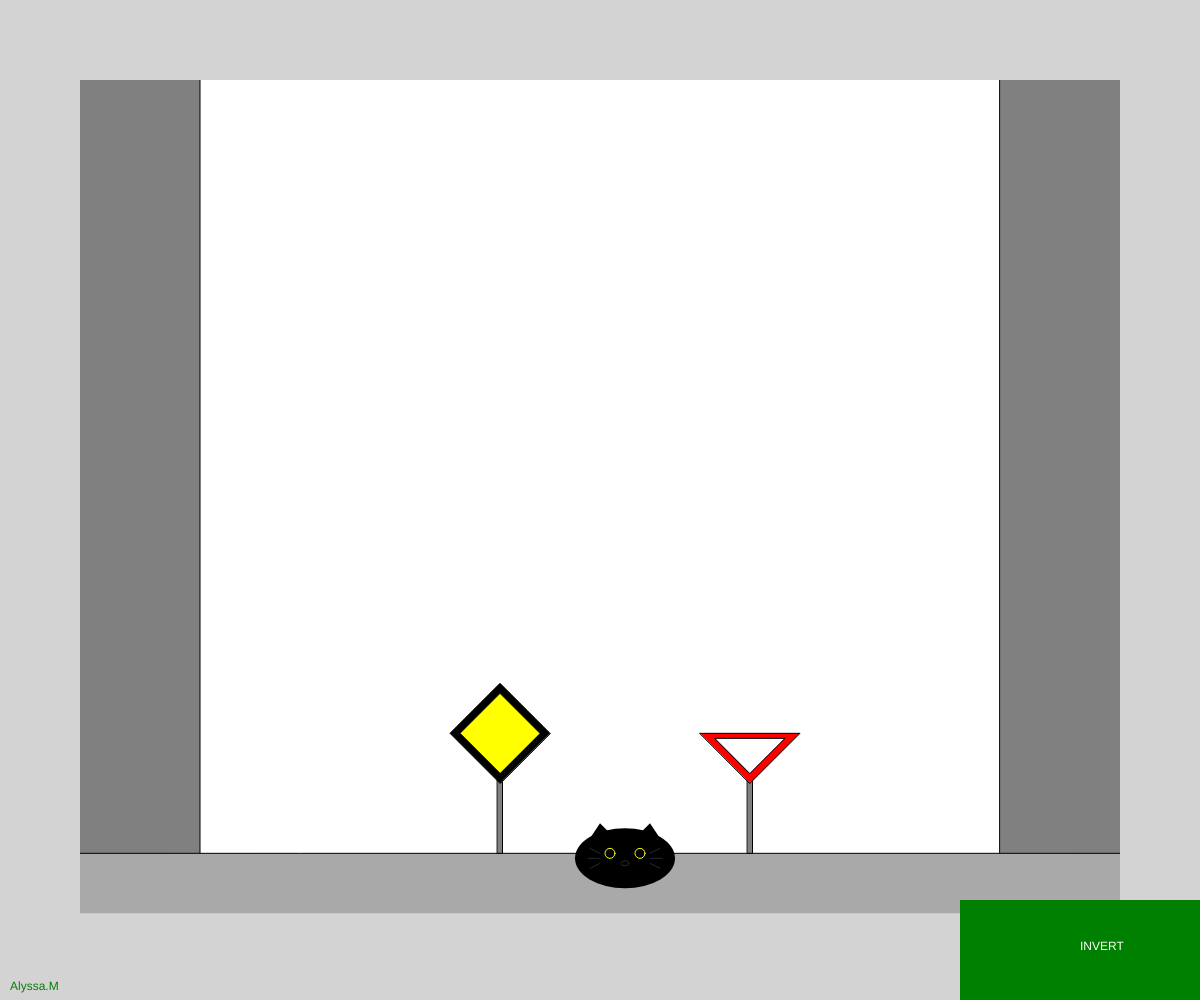
Frame 1 (no input)
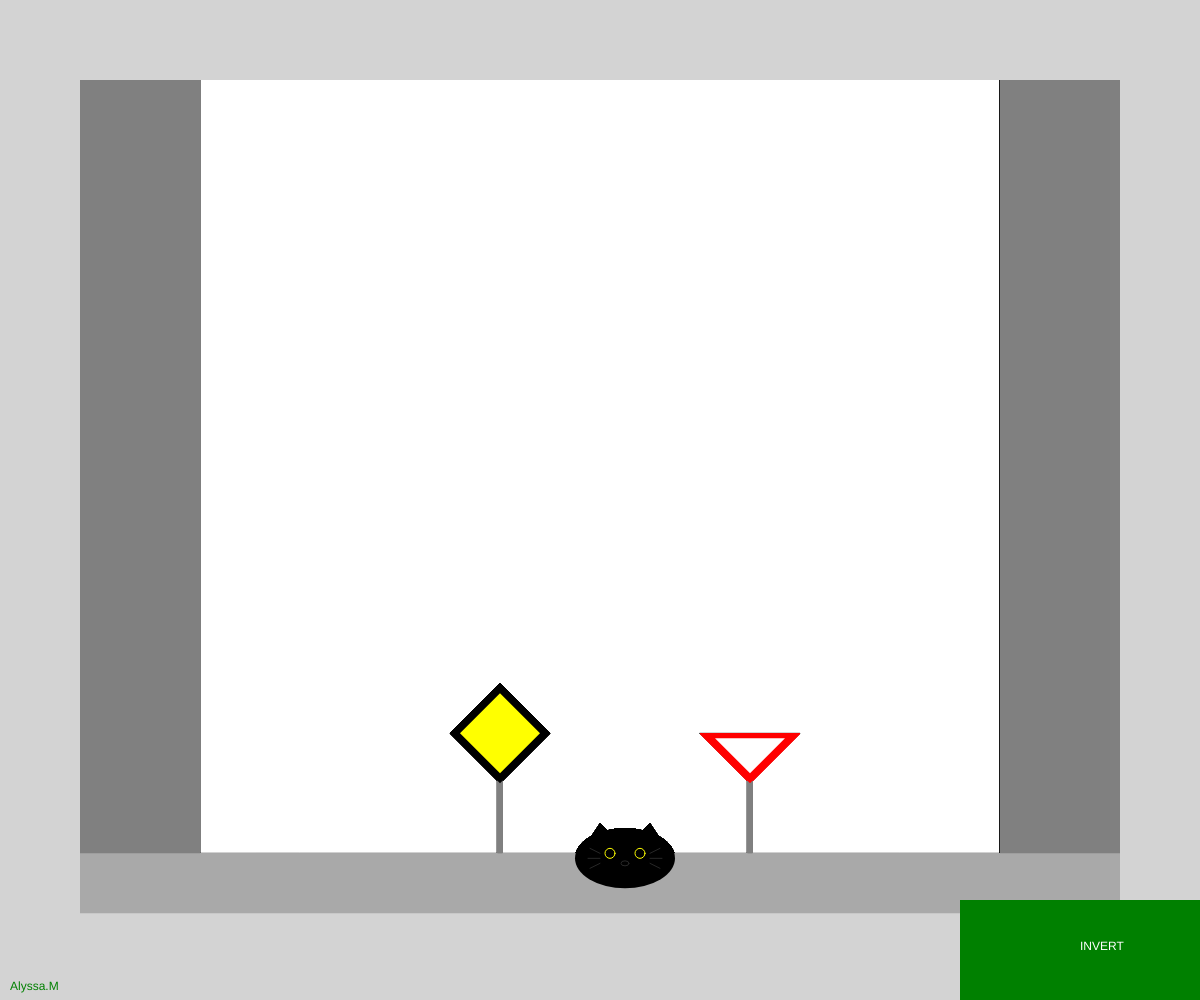
Frame 60 (no input)
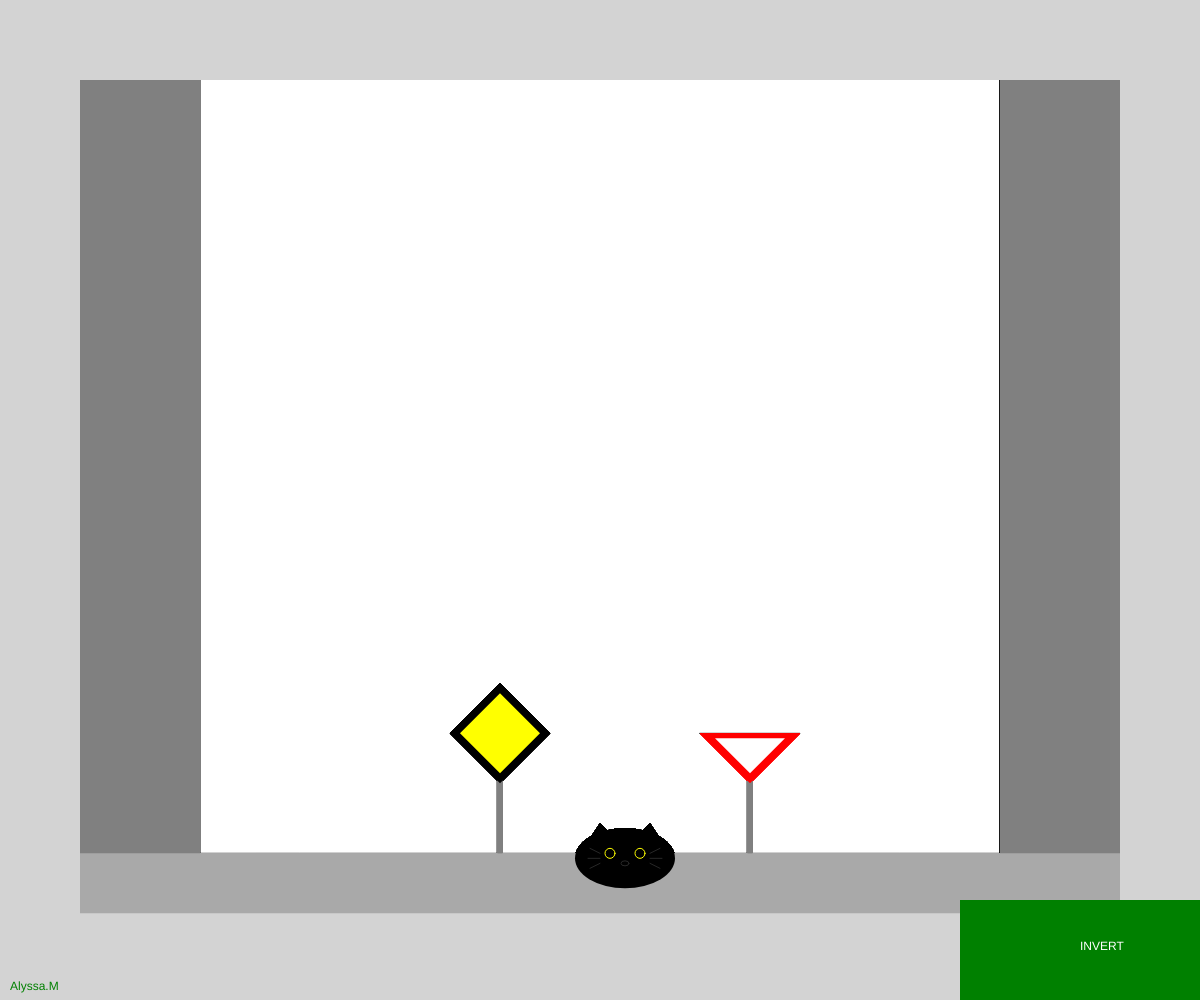
Frame 120 (the mouse pressed at the canvas centre since frame 60)

The p5.js sketch that drew these frames (run headless with seeded random() and noise() and a simulated clock; from frame 60 on, the mouse is pressed at the canvas centre):

// p5.js sketch
// ── sketch.js
// Interactive Scene
// Alyssa Maitland
// Feb.11, 2025

// x,y for background
let x;
let y;
// x,y for cat
let catX;
let catY;
//variable for background
let currentBack = 0;

function setup() {
  createCanvas(windowWidth, windowHeight);
  x = width/2;
  y = height*5/6;
  catX = width/2;
  catY = height*5/6;
}

function draw() {
  alley();
  character();
  invert();
  swindow();
  move();
  squares();
}

function mouseReleased(){
  //changes the background when the mouse wheel is clicked and covers characters path
  if(mouseButton === CENTER){
    if(currentBack === 0){
      fill(0,0,0);
      rect(0,0,width,height);
    }
    else if(currentBack === 1){
      fill(100,100,100);
      rect(0,0,width,height);   
    }
    else if(currentBack === 2){
      fill('white');
      rect(0,0,width,height);
    }
    else if (currentBack === 3){
      fill(10,20,200);
      rect(0,0,width,height);
    }
    currentBack = currentBack+1;
    if(currentBack >= 4){
      currentBack = 0;
    }
  }
}

function swindow(){
  // makes the stagnant objetcs in the scene
  fill("lightgrey");
  noStroke();
  quad(0,y+80,width,y+80,width,height,0,y+200);
  quad(0,0,width,0,width,80,0,80);
  quad(0,0,80,0,80,height,0,height);
  quad(width,0,width-80,0,width-80,height,width,height);
}

function alley(){
  //generates the shapes for the features found in the alley
  fill("grey");
  rect(width*5/6,0,width,height);
  rect(0,0,width/6,height);
  fill("darkgrey");
  rect(0,y+20,width);
  fill("grey");
  rect(x+147.5,y-80,5,100);
  rect(x-102.5,y-80,5,100);
  fill("black");
  quad(x-50,y-100,x-100,y-150,x-150,y-100,x-100,y-50);
  fill("yellow");
  quad(x-60,y-100,x-100,y-140,x-140,y-100,x-100,y-60);
  fill("red");
  triangle(x+100,y-100,x+200,y-100,x+150,y-50);
  fill("white");
  triangle(x+115,y-95,x+185,y-95,x+150,y-60);
}

function character(){
  // draws the shape and path for the character
  noStroke();
  fill("black");
  ellipse(catX+25,catY+25,100,60);
  triangle(catX-10,catY+5,catX,catY-10,catX+10,catY);
  triangle(catX+40,catY,catX+50,catY-10,catX+60,catY+5);
  stroke("yellow");
  circle(catX+10,catY+20,10);
  circle(catX+40,catY+20,10);
  stroke(40,40,40);
  ellipse(catX+25,catY+30,8,5);
  line(catX,catY+20,catX-10,catY+15);
  line(catX,catY+25,catX-12,catY+25);
  line(catX,catY+30,catX-10,catY+35);
  line(catX+60,catY+15,catX+50,catY+20);
  line(catX+62,catY+25,catX+50,catY+25);
  line(catX+60,catY+35,catX+50,catY+30);
  stroke(0,0,0);
}

function invert(){
  // if the mouse is on the box in the corner the colour of the character is inverted
  if(mouseX > width*0.8 && mouseY>height*0.9){
    noStroke();
    fill("white");
    ellipse(catX+25,catY+25,100,60);
    triangle(catX-10,catY+5,catX,catY-10,catX+10,catY);
    triangle(catX+40,catY,catX+50,catY-10,catX+60,catY+5);
    stroke("purple");
    circle(catX+10,catY+20,10);
    circle(catX+40,catY+20,10);
    stroke(215,215,215);
    ellipse(catX+25,catY+30,8,5);
    line(catX,catY+20,catX-10,catY+15);
    line(catX,catY+25,catX-12,catY+25);
    line(catX,catY+30,catX-10,catY+35);
    line(catX+60,catY+15,catX+50,catY+20);
    line(catX+62,catY+25,catX+50,catY+25);
    line(catX+60,catY+35,catX+50,catY+30);
    stroke(0,0,0);
  }
}

function move(){
  // allows charcter to move when an arrow key is pressed
  if (keyIsDown(LEFT_ARROW)){
    catX = catX-5;
  }
  if (keyIsDown(RIGHT_ARROW)){
    catX = catX+5;
  }
  if (keyIsDown(UP_ARROW)){
    catY = catY-5;
  }  
  if (keyIsDown(DOWN_ARROW)){
    catY = catY+5;
  }
}

function squares(){
  //draws the text and area of the invert square
  fill("green");
  rect(width*0.8,height*0.9,width);
  text('Alyssa.M', 10, height-10);
  fill("white");
  text('INVERT', width*0.9, height*0.95);
}
